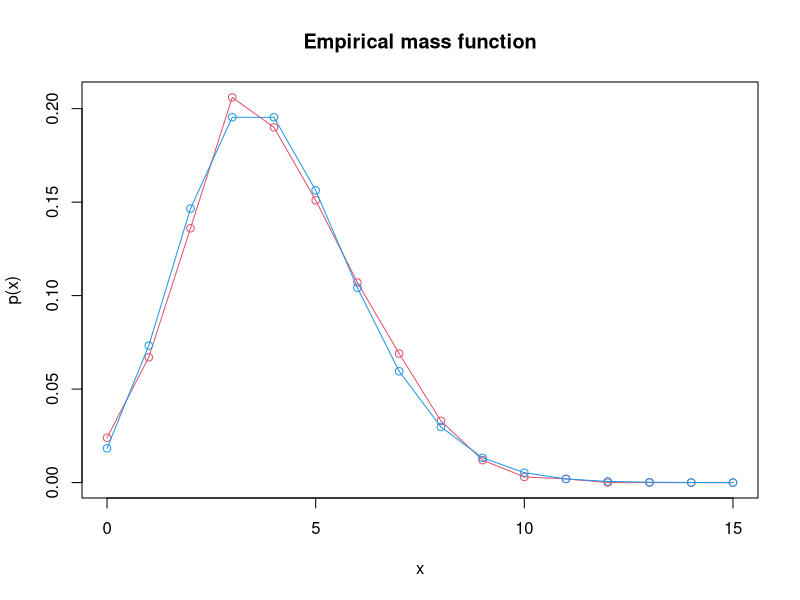
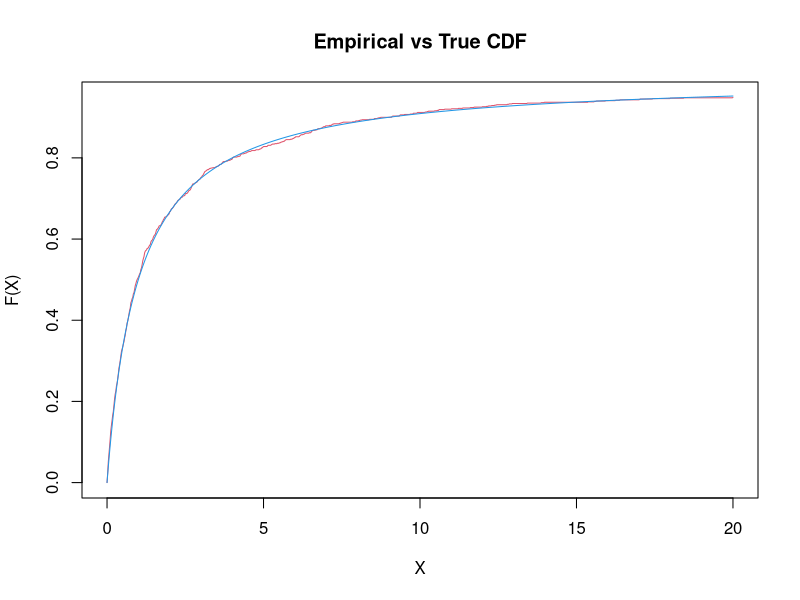
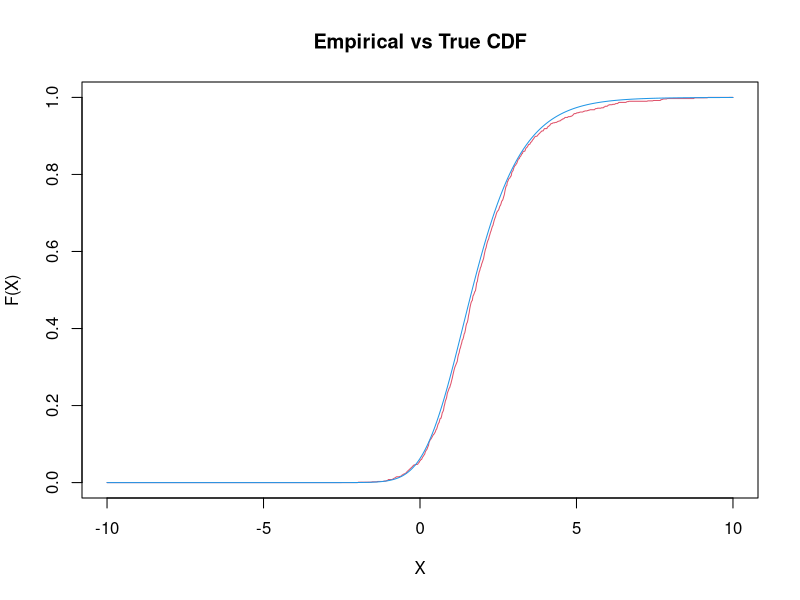
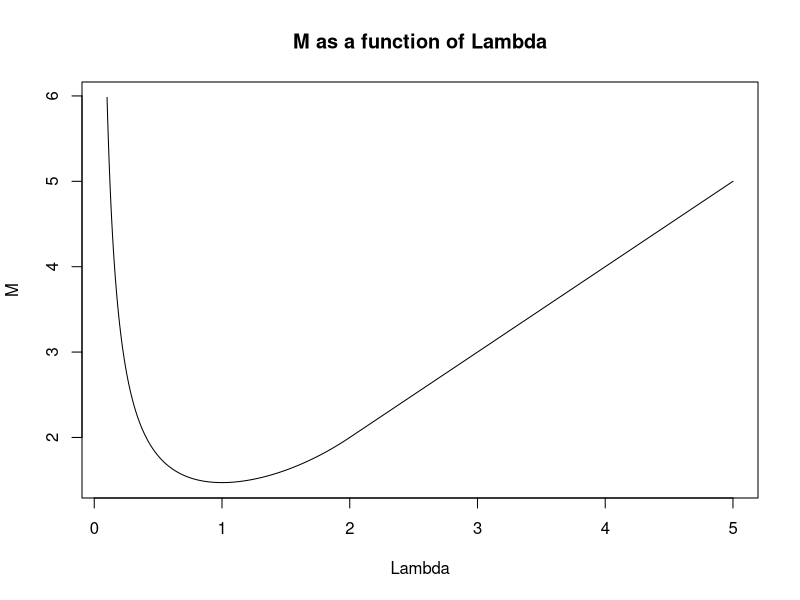

Here is the R script that generated these plots, in order:
rX <- function(n, p) 
{
   U <- runif(n) 
   X <- rep(0,n) 
   w1 <- which(U <= p[1])
   X[w1] <- 1 
   w2 <- which( (U > p[1]) & (U < sum(p[1:2])) )
   X[w2] <- 2 
   w3 <- which( U > sum(p[1:2]) )
   X[w3] <- 3 
   return(X)
}
X = rX(10000, c(.4, .25, .35))
mean(X == 1) 
mean(X == 2) 
mean(X == 3) 
pois.cdf <- function(x, L) 
{
 
  # grid of values at which to calculate the mass function 
  v <- seq(0, x, by=1)
  
  # return CDF value
  return( sum( exp(-L)*(L^v)/factorial(v) ) ) 

}
r.pois <- function(n, L) 
{

   U <- runif(n) 
   X <- rep(0,n) 
   for(i in 1:n) 
   {
     if(U[i] < pois.cdf(0,L)) 
     {

        X[i] <- 0

     } else
     { 
        B = FALSE 
        I = 0 
        while(B == FALSE) 
        {
           int <- c( pois.cdf(I, L), pois.cdf(I+1,L) ) 
           if( (U[i] > int[1]) & (U[i] < int[2]) ) 
           {
              X[i] <- I+1
              B = TRUE

           } else 
           { 
             I=I+1
           }               


       }

    }


  }
  
  return(X)

} 
V = r.pois(1000, 4) 
Mf <- c(0:15)
for(i in 0:15) Mf[i+1] <- mean(V==i) 
b <- c(0:15)
plot(b, Mf, xlab="x", ylab="p(x)", main="Empirical mass function", col=2)
lines(b, Mf, col=2)
points(b, dpois(b,4), col=4)
lines(b, dpois(b,4), col=4)
r.harmonic <- function(n)
{
  
   # generate uniforms
   U <- runif(n)
   
   # return F^-1(U)
   return( U/(1-U) )

}
X <- r.harmonic(1000)
v <- seq(0, 20, length=1000) 
emp.cdf <- rep(0, 1000) 
for(i in 1:1000) emp.cdf[i] <- mean(X <= v[i])
true.cdf <- v/(1+v) 
plot(v, emp.cdf, xlab="X", ylab="F(X)", main="Empirical vs True CDF", col=2,type="l")
lines(v,true.cdf,col=4) 
r.skewlog <- function(n, Theta)
{

    U <- runif(n) 
    return( -log( (1/U)^(1/Theta) - 1) )

}

X <- r.skewlog(1000, 4) 
v <- seq(-10, 10, length=1000) 
emp.cdf <- rep(0, 1000) 
for(i in 1:1000) emp.cdf[i] <- mean(X <= v[i]) 
true.cdf <- (1 + exp(-v))^(-4) 
plot(v, emp.cdf, xlab="X", ylab="F(X)", main="Empirical vs True CDF", col=2,type="l")
lines(v,true.cdf,col=4) 
X <- r.skewlog(1000, 3) 
Y <- log(1 + exp(-X)) 
Lambda <- seq(.1, 5, length=1000) 
M <- rep(0, 1000) 
for(j in 1:1000)
{
   G <- function(x) Lambda[j]*( (1+x)^2 )*exp(-Lambda[j]*x)
   if( Lambda[j] < 2 )
   {
      M[j] <- G(-1 + 2/Lambda[j])
   } else
   {
      M[j] <- G(0)
   }
}
plot(Lambda, M, type="l", xlab="Lambda", ylab="M", main="M as a function of Lambda") 
Lambda = 1.5
N = 1000
p1 <- function(x) Lambda*exp(-x*Lambda) 
p2 <- function(x) (1 + x)^(-2)
r.trial <- function(n) 
{
   U <- runif(n) 
   return( U/(1-U) ) 
}
if(Lambda < 2)
{ 
   M = p1(-1 + 2/Lambda)/p2(-1 + 2/Lambda) 
} else
{
   M = p1(0)/p2(0)
}
#M = 100
X <- rep(0, N) 
niter = 0 

for(j in 1:N)
{
   B <- FALSE 

   while(B == FALSE)
   {  
      niter = niter + 1
      V <- r.trial(1) 
      R <- p1(V)/(M*p2(V)) 
      U <- runif(1) 
      if(U < R) 
      {

         X[j] <- V   
         B <- TRUE 

      }

   }

}

M
mean(X)
var(X)
niter
M
mean(X)
var(X)
niter
